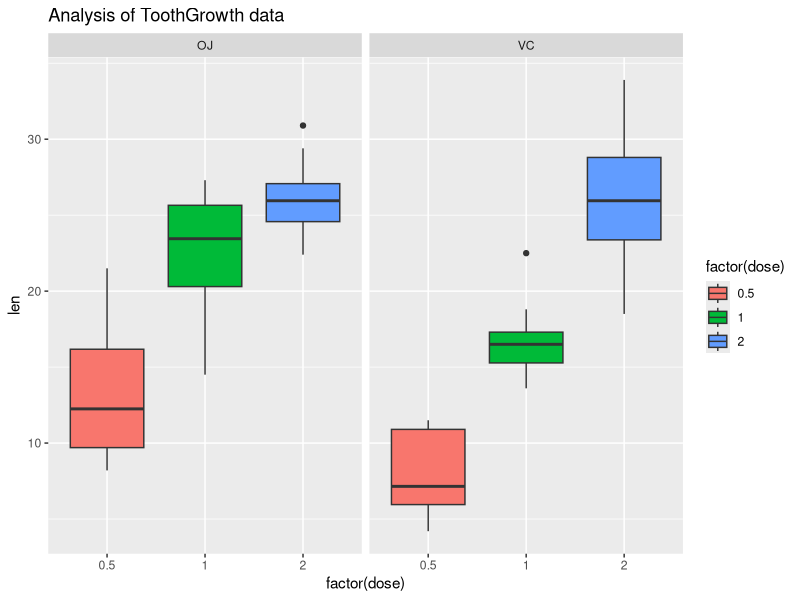

Reproduce this figure in R.
## ---- chunk 1
knitr::opts_chunk$set(echo = TRUE)

# Q1 - Load the ToothGrowth data and perform some basic exploratory data analysis

library(datasets)
library(ggplot2)
data("ToothGrowth")

str(ToothGrowth) # checking the dataset and class of variables
unique(ToothGrowth$len) # checking for unique values in variable len
unique(ToothGrowth$supp) # checking for unique values in variable supp
unique(ToothGrowth$dose) # checking for unique values in variable dose

# plotting boxplot for the dataset

ggplot(ToothGrowth, aes(x=factor(dose), y=len, fill=factor(dose))) + geom_boxplot()+facet_grid(.~supp) + ggtitle("Analysis of ToothGrowth data")

# Result for Q1 - The plot indicates that high length is associated with high dosage for both OJ & VC

# Q2 - Provide a basic summary of the data

summary(ToothGrowth) # summarizing each variable of the dataset

# Q3 - Use confidence intervals and/or hypothesis tests to compare tooth growth by supp and dose (Only use the techniques from class, even if there's other approaches worth considering)

# Comparing toothgrowth by supplement using a t-test

# Null Hypothesis - Supplement type has no effect on tooth growth

t.test(len~supp,data = ToothGrowth)

# p-value comes out to be 0.06, which is greater than 0.05 & the confidence interval contains 0 - thus, we can't reject the null hypthesis

# Comparing toothgrowth by dosage using a t-test

# Null Hypothesis - higher dosage level is associated with increased tooth growth

# First subsetiing the data into 3 groups as per the dosage levels

Tg1 <- subset(ToothGrowth,dose %in% c(0.5,1.0))
Tg2 <- subset(ToothGrowth,dose %in% c(0.5,2.0))
Tg3 <- subset(ToothGrowth,dose %in% c(1.0,2.0))

# running t-test for dosage 0.5 & 1.0, 0.5 & 2.0 and 1.0 & 2.0

t.test(len~dose,data = Tg1)
t.test(len~dose,data = Tg2)
t.test(len~dose,data = Tg3)

# For all 3 cases, p-value < 0.05 and zero doesn't lie in their confidence interval range - thus, we can reject the null hypthesis

# Conclusions - 

# 1) Supplement type has no effect on tooth growth
# 2) High dosage levels lead to increased tooth growth

# Assumptions - 

# 1) Variables are independent and identically distributed (i.i.d.)
# 2) Variances of tooth growth are different when using different supplement and dosage
# 3) Sample dataset is represntative of the population and follows a normal distribution

